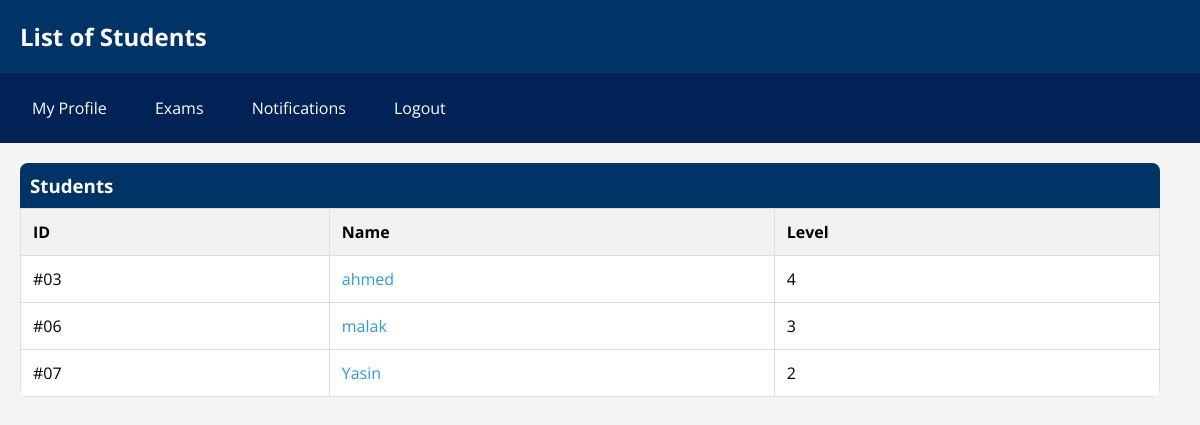
Page /api/accounts/ (signed in) on the earlier database version.
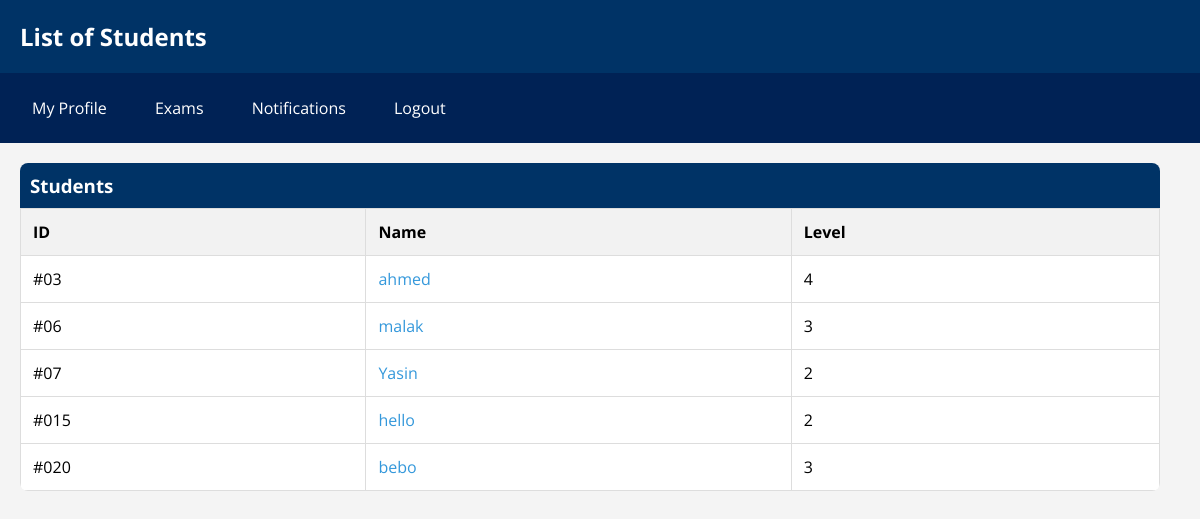
Same page on the later database version.
### accounts/models.py (models this page shows, shortened)
class Student(models.Model):
    user = models.OneToOneField(User, on_delete=models.CASCADE, primary_key=True)
    phone = models.CharField(max_length=11, unique=True)
    level = models.IntegerField(
        default=1,
        validators=[
            MinValueValidator(1),  # Change the limit_value as needed
            MaxValueValidator(4)  # Change the limit_value as needed
        ]
    )

### accounts/views.py (the view)
# urls.py: path('', views.getAllInSchool, name='all-in-school'),
def getAllInSchool(request):
    if request.user.is_anonymous == True:
        return redirect(EMS.views.signin)
    is_teacher = request.user.groups.filter(name='Teacher_Group').exists()
    is_manager = request.user.groups.filter(name='Principle').exists()
    students = Student.objects.all()
    teachers = Teacher.objects.all()
    return render(request, 'accounts/all_in_school.html', {'students': students, 'teachers': teachers, "manger": is_manager, "is_teacher": is_teacher})

### templates/accounts/all_in_school.html (shortened to what this page needs)
{% load static %}
<!DOCTYPE html>
<html lang="en">
<head>
</head>
<body>
    <h2>List of Students
    </h2>
    <nav>
        <a href="{% url 'myprofile' %}">My Profile</a>
        <a href="{% url 'exams' %}">Exams</a>
        <a href="{% url 'notifications' %}">Notifications</a>
        <a href="{% url 'signout' %}">Logout</a>
        <a href="#"></a><a href="#"></a><a href="#"></a>
        <a href="#"></a><a href="#"></a><a href="#"></a>
        <a href="#"></a><a href="#"></a><a href="#"></a>
        <a href="#"></a><a href="#"></a><a href="#"></a>
        <a href="#"></a><a href="#"></a><a href="#"></a>
    </nav>
    <div class="container">
        <div class="list">
            <h3>Students</h3>
            <table>
                <thead>
                    <tr>
                        <th>ID</th>
                        <th>Name</th>
                        <th>Level</th>
                    </tr>
                </thead>
                <tbody>
                    {% for student in students %}
                        <tr>
                            <td>#0{{ student.pk }}</td>
                            <td><a href="{% url 'studentprofile' student.pk %}" style="color: #3498db; text-decoration: none;">{{ student.user.username }}</a></td>
                            <td>{{ student.level }}</td>
                        </tr>
                    {% endfor %}
                </tbody>
            </table>
        </div>
    </div>
</body>
</html>

Differences in the rows shown:
added Student: pk "15", user.username "hello", level "2"
added Student: pk "20", user.username "bebo", level "3"
